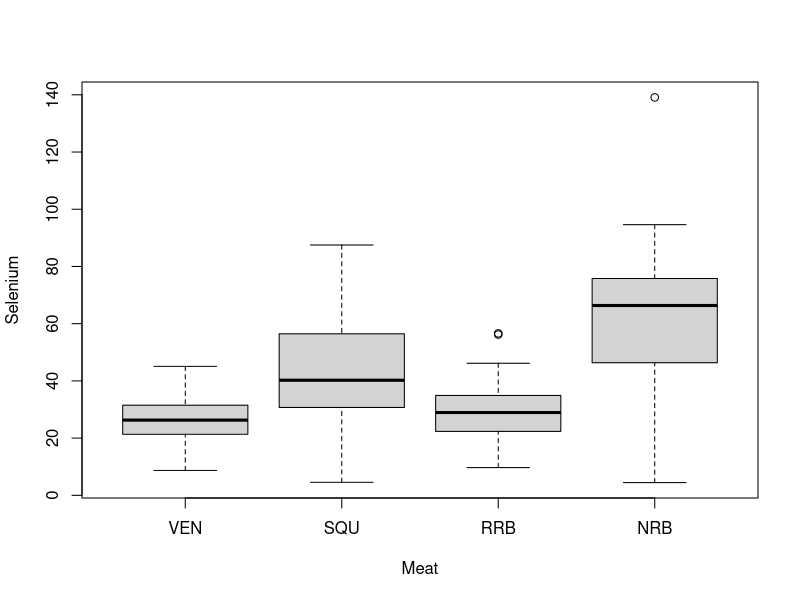

Write the R code that produced this figure.

# Page 318, Example 8.2.1
dim(datA_821_raw <- read.csv('data/EXA_C08_S02_01.csv'))
datA_821_raw
head(datA_821 <- reshape2::melt(datA_821_raw, 
                                # measure.vars = names(datA_821_raw),
                                value.name = 'Selenium', variable.name = 'Meat'))
boxplot(Selenium ~ Meat, data = datA_821)
(aov_821 = aov(Selenium ~ Meat, data = datA_821))
anova(aov_821)
# ANOVA shows that the three group means are not all same (p < .001)
# you don't need to specify 'alpha' here
# the line 'Signif. codes' gives you
# 1. potential choices of alpha's as the 'cut-off values'
# 2. significance level based on your choice of alpha
# for example, '< 2.2e-16 ***' means you should reject the null at 1/1000 significance level 



# Page 325, Example 8.2.2
library(multcomp)
summary(tukey_822 <- glht(aov_821, linfct = mcp(Meat = 'Tukey'))) # Tukey's Honestly Significant Difference
# Tukey HSD of multiple comparisons shows that all but one pairwise differences are significant (p < .001)
confint(tukey_822)



# Page 339, Example 8.3.1
head(datA_831_raw <- read.csv('data/EXA_C08_S03_01.csv'))
class(datA_831_raw$ageGroup)
datA_831 = within(datA_831_raw, expr = {
  ageGroup = factor(ageGroup)
})
(aov_831 = aov(time ~ method + ageGroup, data = datA_831))
anova(aov_831)



# Page 348, Example 8.4.1
head(datA_841_raw <- read.csv('data/EXA_C08_S04_01.csv'))
datA_841 = within(datA_841_raw, expr = {
  SUBJ = factor(SUBJ)
  TIME = factor(TIME)
})
(aov_841 = aov(FUNC ~ SUBJ + TIME, data = datA_841))
anova(aov_841)



# Page 352, Example 8.4.2 (optional; out of the scope of this course)
(datA_842_raw <- read.csv('data/EXA_C08_S04_02.csv'))
# 'subject': patient ID (NOT repeated measures, REMOVE)
# treatment: 1 (placebo) and 2 (aloe juice)
# totalC[1-4]: measurement at four timepoints, baseline, 2wk, 4wk and 6wk
datA_842 = reshape2::melt(within(datA_842_raw, expr = {
  subject = factor(subject)
  treatment = factor(treatment)
}), id.vars = c('subject', 'treatment'), variable.name = 'time', value.name = 'OralScores')
head(datA_842)
# Hypothesis: 
# Main effect of 'treatment';
# Main effect of 'time';
# Interaction between 'treatment' and 'time'
(aov_842 = aov(OralScores ~ treatment * time + Error(subject), data = datA_842))
class(aov_842)
summary(aov_842)
# Section 'Error: subject' in R output
# .. is Figure 8.4.4 (Page 355) 'Tests of Between-Subjects Effects' (without the row of 'Intercept')
# .. 'treatment' row: effect of treatment at \strong{baseline} (i.e. reference time), degree-of-freedom (dof) = 2-1 = 1
# .. 'Residuals' row: residual at baseline, dof = (25-1) - (2-1) = 23
# .. It's important to note that 'treatment' is a \strong{between-subject factor}.
# Section 'Error: Within' in R output
# .. is Figure 8.4.4 'Tests of Within-Subjects Effects'
# .. 'time' row: effect of time within subject for placebo (i.e. reference treatment), dof = 4-1 = 3
# .. 'treatment:time' row: interation of treatment and time, dof = (2-1)*(4-1) = 3
# .. 'Residuals' row: residual at 2wk, 4wk and 6wk, dof = (4-1)*23 = 69 [(4-1) timepoints, 23 dof at each timepoints]
# Analyasis Interpretation
# .. No significant difference detected between placebo vs. aloe at baseline (p = .815)
# .. No significant difference detected in the trends over time between placebo vs. aloe (p = .974)
# .. Significant difference detected among the four measurement times, for either placebo or aloe patients (p = 3e-7)
# R code below creates an equivalent ANOVA model
anova(aov(OralScores ~ treatment * time + subject, data = datA_842))
# .. 'subject' is considered as a block factor 


# Page 364, Example 8.5.2
head(datA_852_raw <- read.csv('data/EXA_C08_S05_02.csv'))
datA_852 = within(datA_852_raw, expr = {
  A = structure(A, levels = c('Cardiac', 'Cancer', 'CVA', 'Tuberculosis'), class = 'factor')
  B = structure(B, levels = c('20s', '30s', '40s', '50+'), class = 'factor')
})
(aov_852 = aov(HOME ~ A * B, data = datA_852))
anova(aov_852)

summary(lm(HOME ~ A * B, data = datA_852)) # producess alpha, beta and (alpha beta)'s in the formulation 
